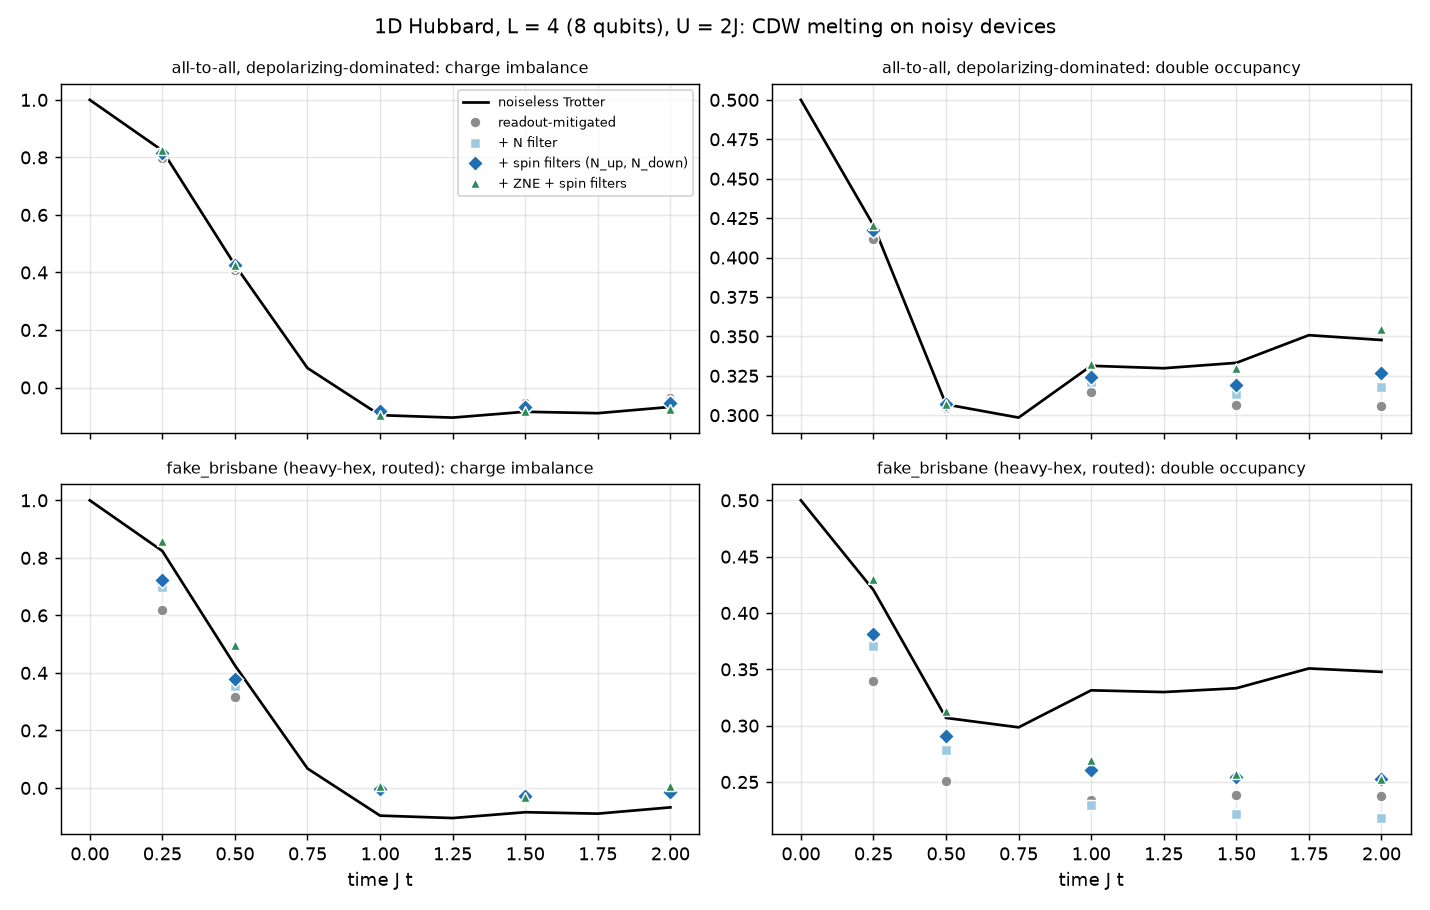

The script that drew this image:
"""
Materials simulation: Trotterized dynamics of the 1D Fermi-Hubbard model
on a noisy device, with and without the qg symmetry witnesses/filters.

Model: L = 4 sites, open chain, hopping J = 1, on-site repulsion U = 2,

    H = -J sum_{<ij>,s} (c+_is c_js + h.c.) + U sum_i n_i,up n_i,down.

Jordan-Wigner with the spin sectors in blocks: qubits 0..L-1 hold spin
up, L..2L-1 spin down, so each hop is a nearest-neighbour XX+YY term
(no Z strings) and each interaction a ZZ + Z term between qubits i and
L+i. First-order Trotter steps (dt = 0.25), 8 qubits.

Initial state: charge-density wave, sites 0 and 2 doubly occupied
(N_up = N_down = 2). Observables, all in the Z basis:

  charge imbalance  I(t) = (n_0 - n_1 + n_2 - n_3) / N      (I(0) = 1)
  double occupancy  D(t) = (1/L) sum_i <n_i,up n_i,down>     (D(0) = 1/2)

H conserves N_up and N_down separately, so each spin register has a
known ideal mean qg_Z = 1 - 2 N_s / L = 0 at every time. Unlike H2
(§21, §28), here EVERY observable of interest is measured in the Z
basis, so the qg filters act on all of them.

Methods (all on top of tensored readout mitigation):
  raw          readout-mitigated
  N filter     keep shots with total Hamming weight N = 4 (§21)
  spin filter  keep shots with N_up = 2 and N_down = 2 (§28)
  ZNE          every two-qubit gate of the routed device circuit folded
               to 3 and 5 copies, Richardson to zero noise (§24)
  ZNE + spin   spin filter at each scale, then extrapolate

The reference is the noiseless output of the SAME Trotter circuit (we
measure device error, not Trotter error; the Trotter error vs exact
evolution is printed separately).

Two devices: a generic all-to-all device dominated by depolarizing
two-qubit errors (0.6% per CX, trapped-ion-like figures, no routing: 20
CX per Trotter step), and fake_brisbane (heavy-hex; routing the ladder
of hops and interactions costs 56 ECR per step, plus idle T1).

Findings (20,000 shots per circuit, 5 seeds, t = J dt * steps up to 2):

  all_to_all        steps 1    2    4    6    8   | time average
    double occ. raw      .008 .002 .017 .027 .042 | .019
       + N filter        .003 .001 .010 .020 .030 | .013
       + spin filters    .003 .001 .007 .014 .021 | .009
       + ZNE             .001 .002 .002 .009 .017 | .006
       + ZNE + spin      .001 .001 .002 .004 .007 | .003
    imbalance (time avg): raw .026, N .013, spin .011, ZNE .006,
                          ZNE + spin .008
    witnesses: mean qg_Z of both registers stays at 0 (the noise is
    unital) but the kept fraction drops 0.88 -> 0.50; spin leak 0 -> 0.08

  fake_brisbane     steps 1    2   (4, 6, 8: noise floor, see below)
    double occ. raw      .081 .056
       + N filter        .050 .029
       + spin filters    .039 .016
       + ZNE             .031 .031
       + ZNE + spin      .009 .006
    imbalance      raw   .206 .111 ; N .124 .070 ; spin .100 .047 ;
                   ZNE   .036 .010 ; ZNE + spin .035 .071
    witnesses: qg_up ~0, qg_down +0.035 .. +0.067; spin leak 0.08, 0.16,
    0.41, 0.45, 0.47

  * The qg filters roughly halve the error on the all-to-all device and
    the second (spin) filter adds a further 30% at depth, because the
    spin leak grows with depth. ZNE + spin filters is the best estimate
    of the double occupancy on both devices (7-9x below raw).
  * Routing creates spin leak. On fake_brisbane 8-47% of the
    right-N shots sit in the wrong spin sector (H2 in §28: < 1%), so the
    spin filters beat the N filter clearly at 1-2 steps (double occ.
    0.050 -> 0.039, 0.029 -> 0.016).
  * The two witnesses localize the damage: with the fake_brisbane
    snapshot of qiskit-ibm-runtime 0.49 mostly the spin-down register
    drifts towards +1 (T1), i.e. the physical qubits that hold it are
    worse; with the older 0.43 snapshot both registers drift (+0.066,
    +0.070 at 2 steps). The asymmetry is a property of the calibration,
    not of the method.
  * Limit: from 4 steps (>= 188 ECR, 18% of shots kept) every method
    sits on the noise floor -- D -> 1/4, the value of the maximally mixed
    state inside the spin sector, and I -> 0 -- as for LiH in §21.
  * On the all-to-all device the mitigated error (0.003-0.01) is already
    comparable to the Trotter error itself (0.01-0.02 vs exact evolution).
  * Classically, 8 qubits (and the 1D Hubbard model up to ~20 sites by
    exact diagonalization, far more with tensor networks) are easy: this
    ranks error mitigation for a quantum simulation, not quantum vs
    classical.
"""

import os
import sys

import numpy as np
from qiskit import QuantumCircuit, transpile
from qiskit.circuit.library import XXPlusYYGate
from qiskit.quantum_info import SparsePauliOp, Statevector

sys.path.insert(0, os.path.dirname(os.path.abspath(__file__)))

L_SITES = 4
N_QUBITS = 2 * L_SITES
J_HOP, U_INT, DT = 1.0, 2.0, 0.25
N_UP = N_DOWN = 2
INITIAL_DOUBLY_OCCUPIED = (0, 2)
SCALES = (1, 3, 5)
RICHARDSON = np.array([15.0, -10.0, 3.0]) / 8.0

_IDX = np.arange(2**N_QUBITS)
_BITS = (_IDX[:, None] >> np.arange(N_QUBITS)) & 1  # (256, 8), qubit q = bit q
UP = list(range(L_SITES))
DOWN = list(range(L_SITES, N_QUBITS))
_N_UP = _BITS[:, UP].sum(1)
_N_DOWN = _BITS[:, DOWN].sum(1)


def up(i):
    return i


def down(i):
    return L_SITES + i


# --------------------------------------------------------------------- #
# Model
# --------------------------------------------------------------------- #
def hamiltonian(L=L_SITES, J=J_HOP, U=U_INT) -> SparsePauliOp:
    n = 2 * L
    terms = []

    def pauli(ops):
        s = ["I"] * n
        for q, p in ops.items():
            s[n - 1 - q] = p
        return "".join(s)

    for s in (0, L):
        for i in range(L - 1):
            a, b = s + i, s + i + 1
            terms += [(pauli({a: "X", b: "X"}), -J / 2), (pauli({a: "Y", b: "Y"}), -J / 2)]
    for i in range(L):
        a, b = i, L + i
        terms += [(pauli({}), U / 4), (pauli({a: "Z"}), -U / 4), (pauli({b: "Z"}), -U / 4),
                  (pauli({a: "Z", b: "Z"}), U / 4)]
    return SparsePauliOp.from_list(terms).simplify()


def initial_state(qc: QuantumCircuit):
    for i in INITIAL_DOUBLY_OCCUPIED:
        qc.x(up(i))
        qc.x(down(i))


def trotter_step(qc: QuantumCircuit, dt=DT, J=J_HOP, U=U_INT, L=L_SITES):
    """exp(-i H dt), first order: even bonds, odd bonds, then interaction."""
    for parity in (0, 1):
        for i in range(parity, L - 1, 2):
            for s in (0, L):
                # exp(+i J dt/2 (XX + YY)); XXPlusYYGate(theta) = exp(-i theta/4 (XX + YY))
                qc.append(XXPlusYYGate(-2 * J * dt), [s + i, s + i + 1])
    for i in range(L):
        # exp(-i dt U/4 (ZZ - Z_up - Z_down)), global phase dropped
        qc.rzz(U * dt / 2, i, L + i)
        qc.rz(-U * dt / 2, i)
        qc.rz(-U * dt / 2, L + i)


def trotter_circuit(steps: int, measure=True) -> QuantumCircuit:
    qc = QuantumCircuit(N_QUBITS)
    initial_state(qc)
    for _ in range(steps):
        trotter_step(qc)
    if measure:
        qc.measure_all()
    return qc


def ideal_probabilities(steps: int) -> np.ndarray:
    return np.abs(Statevector(trotter_circuit(steps, measure=False)).data) ** 2


def exact_probabilities(t: float) -> np.ndarray:
    """exp(-i H t) on the initial state (no Trotter error)."""
    from scipy.linalg import expm

    qc = QuantumCircuit(N_QUBITS)
    initial_state(qc)
    psi = expm(-1j * t * hamiltonian().to_matrix()) @ Statevector(qc).data
    return np.abs(psi) ** 2


# --------------------------------------------------------------------- #
# Observables, witnesses, filters
# --------------------------------------------------------------------- #
def site_densities(p):
    occ = p @ _BITS  # <n_q> per qubit
    return occ[UP] + occ[DOWN]


def charge_imbalance(p):
    n = site_densities(p)
    sign = np.array([(-1) ** i for i in range(L_SITES)])
    return float(sign @ n / n.sum())


def double_occupancy(p):
    both = _BITS[:, UP] * _BITS[:, DOWN]
    return float((p @ both).mean())


def spin_witnesses(p):
    """(mean qg_Z of the up register, of the down register, N kept
    fraction, spin-filter kept fraction)."""
    qg_up = float(p @ (1 - 2 * _N_UP / L_SITES))
    qg_down = float(p @ (1 - 2 * _N_DOWN / L_SITES))
    kept_n = float(p[(_N_UP + _N_DOWN) == N_UP + N_DOWN].sum())
    kept_s = float(p[(_N_UP == N_UP) & (_N_DOWN == N_DOWN)].sum())
    return qg_up, qg_down, kept_n, kept_s


def n_filter(p):
    k = np.where((_N_UP + _N_DOWN) == N_UP + N_DOWN, p, 0.0)
    return k / k.sum()


def spin_filter(p):
    k = np.where((_N_UP == N_UP) & (_N_DOWN == N_DOWN), p, 0.0)
    return k / k.sum()


# --------------------------------------------------------------------- #
# Noisy runs
# --------------------------------------------------------------------- #
def _counts_to_probs(counts, shots):
    p = np.zeros(2**N_QUBITS)
    for key, c in counts.items():
        p[int(key.replace(" ", ""), 2)] += c
    return p / shots


def readout_inverse(p_all0, p_all1):
    """Tensored inverse of per-qubit confusion matrices (2^n x 2^n)."""
    inv = np.array([[1.0]])
    for q in range(N_QUBITS - 1, -1, -1):
        e01 = p_all0[_BITS[:, q] == 1].sum()
        e10 = p_all1[_BITS[:, q] == 0].sum()
        inv = np.kron(inv, np.linalg.inv(np.array([[1 - e01, e10], [e01, 1 - e10]])))
    return inv


def fold_two_qubit(qc: QuantumCircuit, scale: int, names=("ecr", "cx", "cz")) -> QuantumCircuit:
    """Replace every self-inverse two-qubit gate G by G^scale (scale odd)."""
    if scale < 1 or scale % 2 == 0:
        raise ValueError("scale must be a positive odd integer.")
    out = qc.copy_empty_like()
    for inst in qc.data:
        reps = scale if inst.operation.name in names else 1
        for _ in range(reps):
            out.append(inst.operation, inst.qubits, inst.clbits)
    return out


def _layout(backend):
    """Snake order on a line of 2L physical qubits: up_0..up_{L-1},
    down_{L-1}..down_0, so hops are nearest neighbours."""
    from nisq_hardware_validation import choose_layout

    line = choose_layout(backend, N_QUBITS)
    order = UP + DOWN[::-1]
    layout = [None] * N_QUBITS
    for phys, logical in zip(line, order):
        layout[logical] = phys
    return layout


def _calibration():
    out = []
    for bit in (0, 1):
        qc = QuantumCircuit(N_QUBITS)
        if bit:
            qc.x(range(N_QUBITS))
        qc.measure_all()
        out.append(qc)
    return out


ALL_TO_ALL = {"p2": 0.006, "p1": 0.0005, "dephase2": 0.001, "readout": 0.005}


def all_to_all_noise_model(params=ALL_TO_ALL):
    """Generic all-to-all device dominated by depolarizing two-qubit
    errors (trapped-ion-like figures of merit; not a vendor calibration)."""
    from qiskit_aer.noise import NoiseModel, ReadoutError, depolarizing_error, phase_damping_error

    nm = NoiseModel()
    deph = phase_damping_error(params["dephase2"])
    nm.add_all_qubit_quantum_error(depolarizing_error(params["p2"], 2).compose(deph.tensor(deph)), ["cx"])
    nm.add_all_qubit_quantum_error(depolarizing_error(params["p1"], 1), ["sx", "x"])
    r = params["readout"]
    nm.add_all_qubit_readout_error(ReadoutError([[1 - r, r], [r, 1 - r]]))
    return nm


def run_noisy(steps_list=(1, 2, 3, 4), shots=20000, seed=11, device="brisbane", zne=True):
    """For each Trotter depth: observables per method and witnesses.
    device: "brisbane" (fake_brisbane, heavy-hex routing, idle T1) or
    "all_to_all" (no routing, depolarizing-dominated noise)."""
    from qiskit_aer import AerSimulator

    circuits = [trotter_circuit(s) for s in steps_list] + _calibration()
    scales = SCALES if zne else (1,)
    if device == "brisbane":
        from qiskit_ibm_runtime.fake_provider import FakeBrisbane

        backend = FakeBrisbane()
        routed = transpile(circuits, backend=backend, initial_layout=_layout(backend),
                           optimization_level=1, seed_transpiler=1)
        batch = [fold_two_qubit(c, k) for k in scales for c in routed[:len(steps_list)]] + routed[-2:]
        batch = transpile(batch, backend=backend, initial_layout=list(range(backend.num_qubits)),
                          optimization_level=0, scheduling_method="alap", seed_transpiler=1)
        sim = AerSimulator.from_backend(backend)
    elif device == "all_to_all":
        routed = transpile(circuits, basis_gates=["cx", "rz", "sx", "x"], optimization_level=1, seed_transpiler=1)
        batch = [fold_two_qubit(c, k) for k in scales for c in routed[:len(steps_list)]] + routed[-2:]
        sim = AerSimulator(noise_model=all_to_all_noise_model())
    else:
        raise ValueError(device)
    res = sim.run(batch, shots=shots, seed_simulator=seed).result()
    P = [_counts_to_probs(res.get_counts(i), shots) for i in range(len(batch))]
    inv = readout_inverse(P[-2], P[-1])
    m = len(steps_list)
    out = []
    for j, steps in enumerate(steps_list):
        per_scale = [inv @ P[k * m + j] for k in range(len(scales))]
        row = {"steps": steps, "two_qubit_gates": sum(routed[j].count_ops().get(g, 0) for g in ("ecr", "cx", "cz"))}
        row["qg_up"], row["qg_down"], row["kept_n"], row["kept_spin"] = spin_witnesses(P[j])
        for obs_name, obs in (("imbalance", charge_imbalance), ("double_occ", double_occupancy)):
            row[(obs_name, "raw")] = obs(per_scale[0])
            row[(obs_name, "n_filter")] = obs(n_filter(per_scale[0]))
            row[(obs_name, "spin_filter")] = obs(spin_filter(per_scale[0]))
            if zne:
                row[(obs_name, "zne")] = float(RICHARDSON @ [obs(p) for p in per_scale])
                row[(obs_name, "zne_spin")] = float(RICHARDSON @ [obs(spin_filter(p)) for p in per_scale])
        out.append(row)
    return out


METHODS = ("raw", "n_filter", "spin_filter", "zne", "zne_spin")
OBSERVABLES = {"imbalance": charge_imbalance, "double_occ": double_occupancy}


def error_table(steps_list=(1, 2, 3, 4), seeds=(11, 12, 13), shots=20000, device="brisbane"):
    """Mean absolute error vs the noiseless Trotter circuit, averaged over
    seeds: {steps: {(obs, method): (mean err, std), witnesses...}}."""
    runs = [run_noisy(steps_list, shots, s, device) for s in seeds]
    table = {}
    for j, steps in enumerate(steps_list):
        ideal = ideal_probabilities(steps)
        rows = [r[j] for r in runs]
        entry = {k: float(np.mean([r[k] for r in rows])) for k in ("qg_up", "qg_down", "kept_n", "kept_spin")}
        entry["two_qubit_gates"] = rows[0]["two_qubit_gates"]
        for obs_name, obs in OBSERVABLES.items():
            entry[(obs_name, "ideal")] = obs(ideal)
            for m in METHODS:
                errs = [abs(r[(obs_name, m)] - obs(ideal)) for r in rows]
                entry[(obs_name, m)] = (float(np.mean(errs)), float(np.std([r[(obs_name, m)] for r in rows])))
                entry[(obs_name, m, "value")] = float(np.mean([r[(obs_name, m)] for r in rows]))
        entry["spin_leak"] = 1.0 - entry["kept_spin"] / entry["kept_n"]
        table[steps] = entry
    return table


STEPS = (1, 2, 4, 6, 8)
SEEDS = (11, 12, 13, 14, 15)
DEVICES = ("all_to_all", "brisbane")


def time_averaged_errors(table):
    """{(obs, method): mean over depths of the mean |error|}."""
    return {(o, m): float(np.mean([e[(o, m)][0] for e in table.values()])) for o in OBSERVABLES for m in METHODS}


def make_figure(tables, path):
    import matplotlib

    matplotlib.use("Agg")
    import matplotlib.pyplot as plt

    style = {"raw": ("#8c8c8c", "o", "readout-mitigated"), "n_filter": ("#9ecae1", "s", "+ N filter"),
             "spin_filter": ("#1f6fb2", "D", "+ spin filters (N_up, N_down)"),
             "zne_spin": ("#2e8b57", "^", "+ ZNE + spin filters")}
    fig, axes = plt.subplots(2, 2, figsize=(11, 7), sharex=True)
    fine = np.arange(0, max(STEPS) + 1)
    for r, device in enumerate(DEVICES):
        table = tables[device]
        for c, (obs_name, obs) in enumerate(OBSERVABLES.items()):
            ax = axes[r, c]
            ax.plot(fine * DT, [obs(ideal_probabilities(k)) for k in fine], "k-", lw=1.5, label="noiseless Trotter")
            for m, (col, mk, lab) in style.items():
                ax.plot([s * DT for s in table], [e[(obs_name, m, "value")] for e in table.values()],
                        mk, color=col, ms=6, label=lab, mec="white", mew=0.8)
            title = "all-to-all, depolarizing-dominated" if device == "all_to_all" else "fake_brisbane (heavy-hex, routed)"
            ax.set_title(f"{title}: {'charge imbalance' if obs_name == 'imbalance' else 'double occupancy'}",
                         fontsize=9)
            ax.grid(alpha=0.3)
            if r == 1:
                ax.set_xlabel("time J t")
    axes[0, 0].legend(fontsize=7)
    fig.suptitle("1D Hubbard, L = 4 (8 qubits), U = 2J: CDW melting on noisy devices", fontsize=11)
    fig.tight_layout()
    fig.savefig(path, dpi=130)


if __name__ == "__main__":
    print("Trotter error vs exact evolution (noiseless):")
    for s in STEPS:
        pi, pe = ideal_probabilities(s), exact_probabilities(s * DT)
        print(f"  steps {s}: I trotter {charge_imbalance(pi):+.3f} exact {charge_imbalance(pe):+.3f}  "
              f"D trotter {double_occupancy(pi):.3f} exact {double_occupancy(pe):.3f}")
    tables = {}
    for device in DEVICES:
        table = tables[device] = error_table(STEPS, SEEDS, device=device)
        print(f"\n=== {device} ===")
        for obs_name in OBSERVABLES:
            print(f"{obs_name}: |error| vs noiseless Trotter circuit (mean over {len(SEEDS)} seeds)")
            print(f"{'steps':>5} {'2q':>4} {'qg_up':>6} {'qg_dn':>6} {'keptN':>6} {'keptS':>6} {'ideal':>6} | "
                  + " ".join(f"{m:>11s}" for m in METHODS))
            for s, e in table.items():
                print(f"{s:5d} {e['two_qubit_gates']:4d} {e['qg_up']:+6.3f} {e['qg_down']:+6.3f} {e['kept_n']:6.2f} "
                      f"{e['kept_spin']:6.2f} {e[(obs_name, 'ideal')]:+6.3f} | "
                      + " ".join(f"{e[(obs_name, m)][0]:11.3f}" for m in METHODS))
        avg = time_averaged_errors(table)
        for obs_name in OBSERVABLES:
            print(f"  time-averaged {obs_name}: " + "  ".join(f"{m} {avg[(obs_name, m)]:.3f}" for m in METHODS))
        print("  spin leak: " + "  ".join(f"{s}:{e['spin_leak']:.2f}" for s, e in table.items()))
    if "--figure" in sys.argv:
        make_figure(tables, __file__.replace(".py", ".png"))
